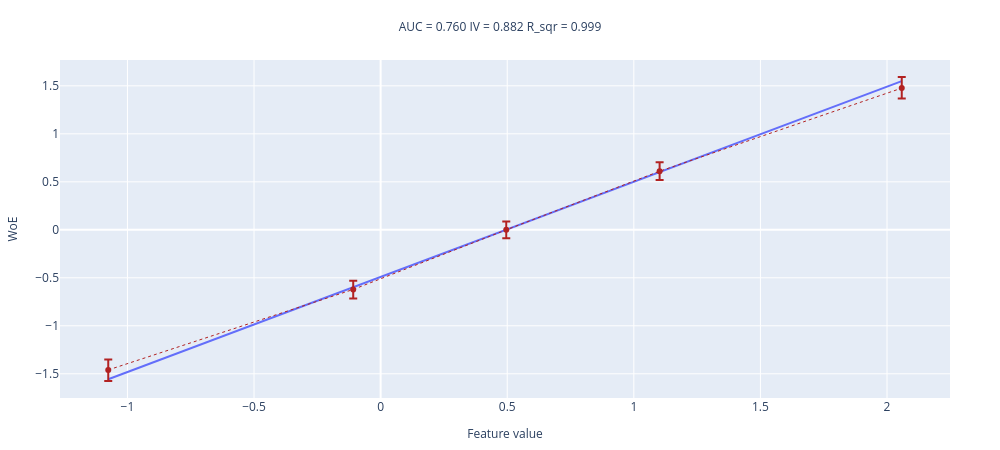

Notebook cell for this chart:
### Code cell
# запустите после того, как реализуете все функции 
woe_line(values=x, target=y, n_buckets=5)

### Figure 1 — Plotly figure (JSON) as saved in the notebook; plotly's stock layout.template omitted (floating-point values rounded to 4 significant figures)
{"data": [{"mode": "lines", "name": "interpolation_line", "showlegend": false, "type": "scatter", "x": [-1.076, -0.1082, 0.4962, 1.102, 2.058], "y": [-1.556, -0.5976, 0.001155, 0.6011, 1.548]}, {"error_y": {"array": [0.1084, 0.09072, 0.08771, 0.0931, 0.1169], "arrayminus": [0.1162, 0.09327, 0.08771, 0.0906, 0.1089], "symmetric": false, "type": "data"}, "line": {"color": "firebrick", "dash": "dot", "width": 1}, "name": "WoE", "showlegend": false, "type": "scatter", "x": [-1.076, -0.1082, 0.4962, 1.102, 2.058], "y": [-1.46, -0.6212, 0.0, 0.6103, 1.476]}], "layout": {"height": 450, "margin": {"b": 50, "l": 50, "r": 50, "t": 60}, "title": {"font": {"size": 12}, "text": "AUC = 0.760 IV = 0.882 R_sqr = 0.999 ", "x": 0.5, "xanchor": "center", "y": 0.95, "yanchor": "top"}, "width": 1000, "xaxis": {"title": {"font": {"size": 12}, "text": "Feature value"}}, "yaxis": {"title": {"font": {"size": 12}, "text": "WoE"}}}}
